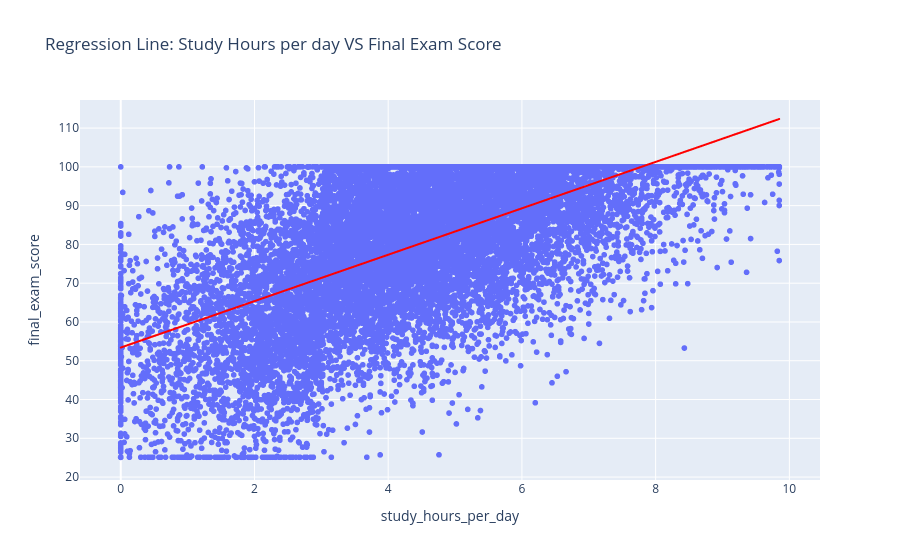

Write notebook code for a chart like this one.
### Code cell
data = df[["final_exam_score","study_hours_per_day"]]
fig = px.scatter(data, x='study_hours_per_day', y="final_exam_score" , trendline="ols" ,trendline_color_override="red",title="Regression Line: Study Hours per day VS Final Exam Score")

fig.show()

### Figure 1 — Plotly figure (JSON) as saved in the notebook; plotly's stock layout.template omitted (floating-point values rounded to 4 significant figures; data arrays with more than 128 entries replaced by an {"elided": "..."} marker saying what was removed)
{"data": [{"hovertemplate": "study_hours_per_day=%{x}<br>final_exam_score=%{y}<extra></extra>", "legendgroup": "", "marker": {"color": "#636efa", "symbol": "circle"}, "mode": "markers", "name": "", "showlegend": false, "type": "scattergl", "x": {"elided": "15000 float values"}, "xaxis": "x", "y": {"elided": "15000 float values"}, "yaxis": "y"}, {"hovertemplate": "<b>OLS trendline</b><br>final_exam_score = 5.98519 * study_hours_per_day + 53.4<br>R<sup>2</sup>=0.417850<br><br>study_hours_per_day=%{x}<br>final_exam_score=%{y} <b>(trend)</b><extra></extra>", "legendgroup": "", "line": {"color": "red"}, "marker": {"color": "#636efa", "symbol": "circle"}, "mode": "lines", "name": "", "showlegend": false, "type": "scattergl", "x": {"elided": "15000 float values"}, "xaxis": "x", "y": {"elided": "15000 float values"}, "yaxis": "y"}], "layout": {"legend": {"tracegroupgap": 0}, "title": {"text": "Regression Line: Study Hours per day VS Final Exam Score"}, "xaxis": {"anchor": "y", "domain": [0, 1], "title": {"text": "study_hours_per_day"}}, "yaxis": {"anchor": "x", "domain": [0, 1], "title": {"text": "final_exam_score"}}}}
